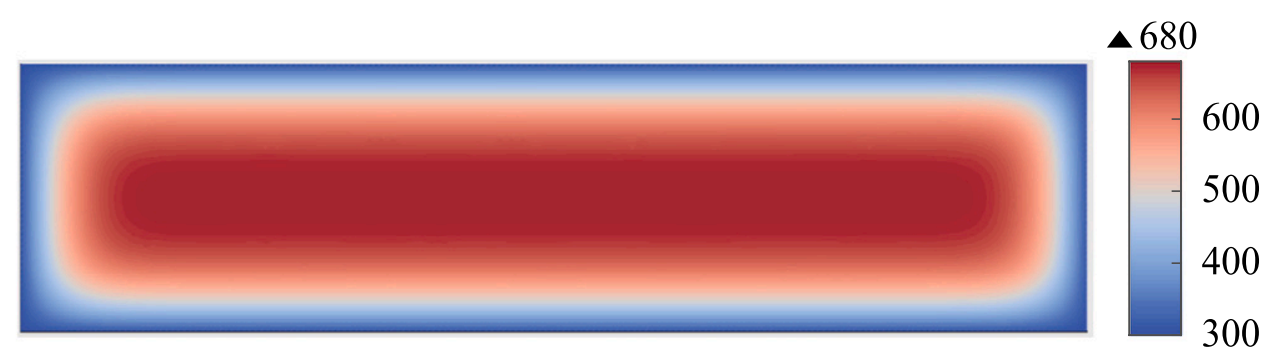
#> input picture paper_result.png, 1277 x 360 px
$ python compare.py
#> lines starting #> are read from the running program, lines starting #| are printed output that depends on the picture
import matplotlib.pyplot as plt
import matplotlib.image as mpimg

def compare_results(input_file1="paper_result.png", input_file2="./results/my_result.png", output_file="./results/final_result.png"):
    """
    Compare two images and create a side-by-side plot.

    Parameters:
    - input_file1 (str): Path to the first input image file. Default is "paper_result.png".
    - input_file2 (str): Path to the second input image file. Default is "./results/my_result.png".
    - output_file (str): Path to save the output comparison plot. Default is "./results/final_result.png".

    Returns:
    None

    Example:
    compare_results(input_file1="paper_result.png", input_file2="./results/my_result.png", output_file="./results/final_result.png")
    """
#> called with input_file1 = 'paper_result.png', input_file2 = './results/my_result.png', output_file = './results/final_result.png'
    # Read the images using Matplotlib
    image1 = mpimg.imread(input_file1)
#> image1 is the input picture: shape (360, 1277, 4) float32; mean R, G, B, A 0.796, 0.629, 0.655, 1
    image2 = mpimg.imread(input_file2)
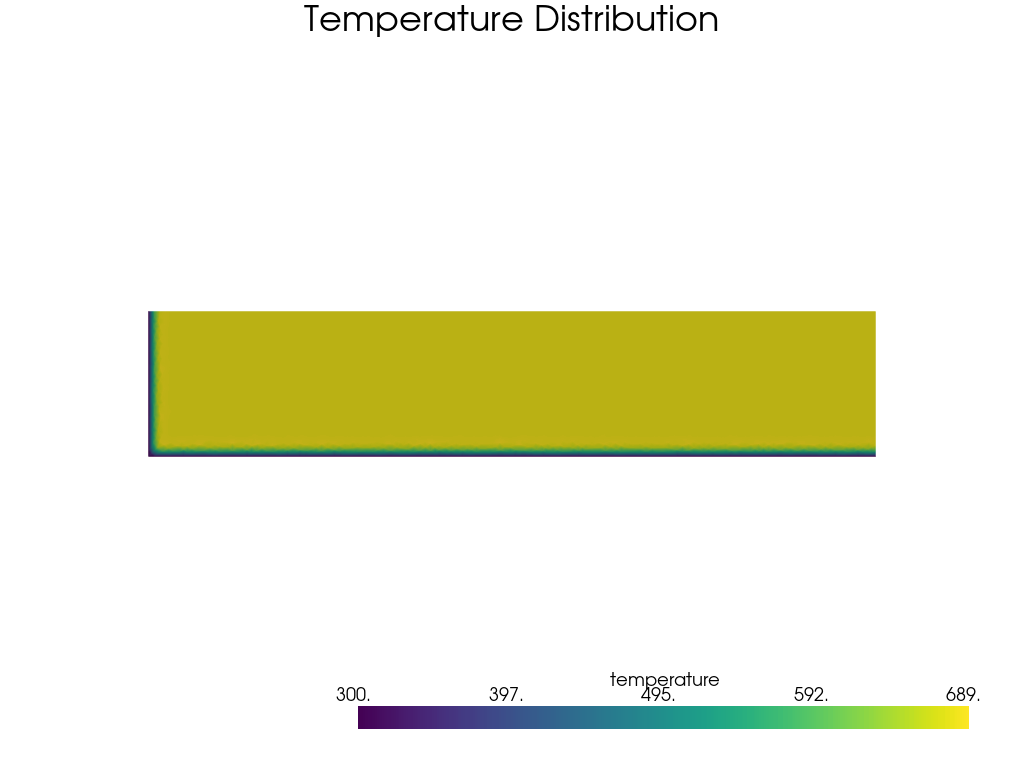
#> input picture results/my_result.png, 1024 x 768 px
#> image2 is the input picture: shape (768, 1024, 3) float32; mean R, G, B 0.941, 0.942, 0.865

    # Create a figure with two subplots
    fig, axes = plt.subplots(2, 1)

    # Plot the first image on top
    axes[0].imshow(image1)
    axes[0].axis('off')

    # Plot the second image on bottom
    axes[1].imshow(image2)
    axes[1].axis('off')

    # Save the plot
    plt.savefig(output_file)
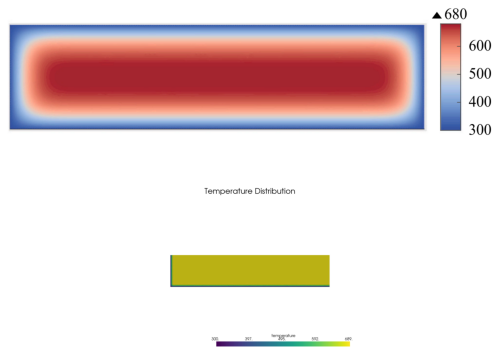
#> figure drawn by matplotlib, 2 panels


# Call the function
compare_results(input_file1="paper_result.png", input_file2="./results/my_result.png", output_file="./results/final_result.png")
